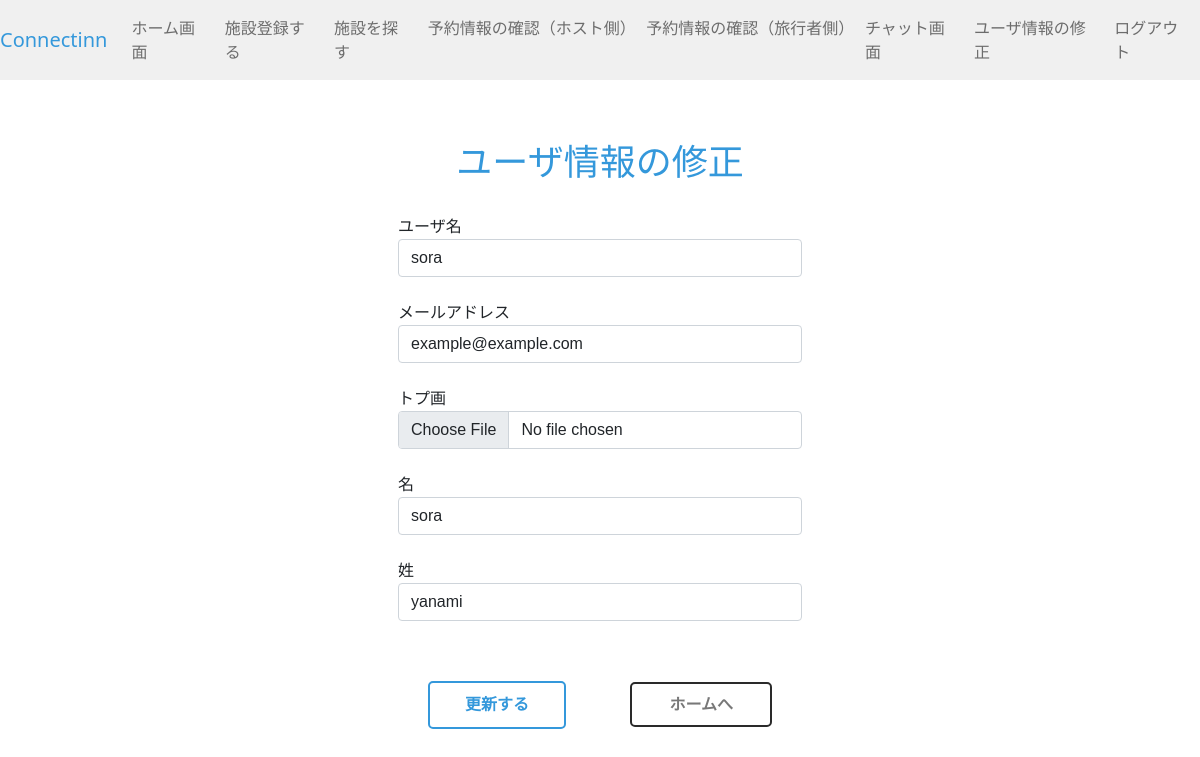
Before: /2/update/ (signed in) with the older database file.
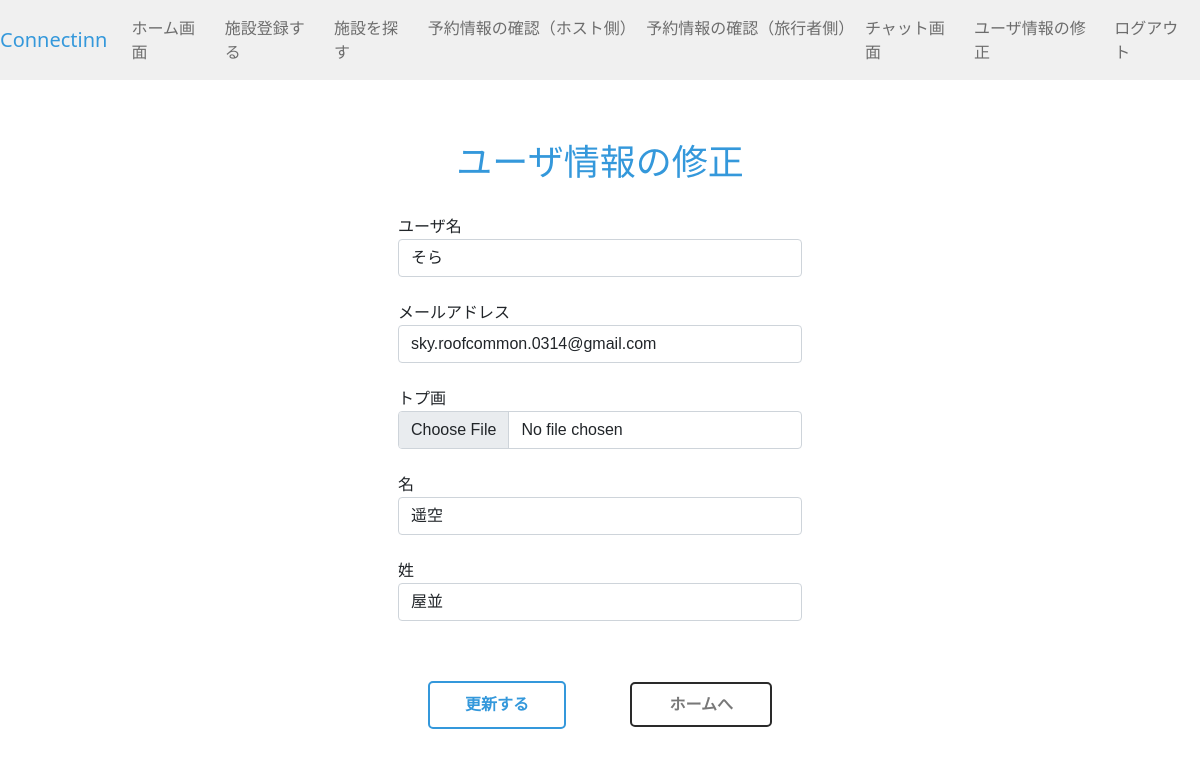
After: the same page with the newer database file.
### registration/models.py (models this page shows)
class CustomUser(AbstractUser):
    last_name = models.CharField(max_length=100, null=True, blank=False)
    first_name = models.CharField(max_length=100, null=True, blank=False)
    image = models.ImageField(upload_to='profile/', null=True)

### registration/views.py (the view, shortened to what this page needs)
# urls.py: path('<int:pk>/update/', login_required(views.UserUpdateView.as_view()), name='update'),
class UserUpdateView(UpdateView):
    model = CustomUser
    form_class = UpdateForm
    template_name_suffix = "update"
    success_url = reverse_lazy('registration:index')

### registration/forms.py
class UpdateForm(forms.ModelForm):
    class Meta:
        model = CustomUser
        fields = ['username', 'email', 'image', 'first_name', 'last_name']
        labels = {'username':"ユーザ名", 'email':"メールアドレス", 'password1':"パスワード", 'image':"トプ画", 'first_name':"名", 'last_name':"姓"}
    username = forms.CharField(label="ユーザ名", max_length=30, widget=forms.TextInput(attrs={'class': 'form-control'}))
    email = forms.EmailField(label="メールアドレス", widget=forms.EmailInput(attrs={'class': 'form-control'}))
    first_name = forms.CharField(label="名", max_length=30, widget=forms.TextInput(attrs={'class': 'form-control'}))
    last_name = forms.CharField(label="姓", max_length=30, widget=forms.TextInput(attrs={'class': 'form-control'}))
    image = forms.ImageField(label="トプ画", required=False, widget=forms.FileInput(attrs={'class': 'form-control'}))

### templates/registration/customuserupdate.html (shortened to what this page needs)
{% extends 'base.html' %}
{% block title %}
<h1 class="font-weight-bold" style="margin-top: 60px;">ユーザ情報の修正</h1>
{% endblock %}
{% block content %}
<div class="form-style">
    <br>
    <form method="POST" enctype="multipart/form-data">
        {% for field in form %}
        {{ field.label }}
        {{ field }}
        <br>
        {% endfor %}
        <div class="mt-3">
            <button type="submit" class="add-button">更新する</button>
            <a href="{% url 'registration:index' %}" class="back-a">ホームへ</a>
        </div>
    </form>
</div>
{% endblock %}

### templates/base.html (shortened to what this page needs)
<!DOCTYPE html>
<html lang="ja">
<head>
    <link href="https://cdn.jsdelivr.net/npm/bootstrap@5.0.2/dist/css/bootstrap.min.css" rel="stylesheet"
>
</head>
<body>
    <nav class="navbar navbar-expand-lg navbar-light" style="background-color: #f0f0f0;">
        <a class="navbar-brand font-weight-bold" href="{% url 'registration:index' %}"
            style="color: #3498db;">Connectinn</a>
        <div class="collapse navbar-collapse" id="navbarNav">
            <ul class="navbar-nav ml-auto">
                <li class="nav-item active">
                    <a class="nav-link" href="{% url 'registration:index' %}">ホーム画面</a>
                </li>
                <li class="nav-item active">
                    <a class="nav-link" href="{% url 'crudinn:register_inn' %}">施設登録する</a>
                </li>
                <li class="nav-item active">
                    <a class="nav-link" href="{% url 'matching:search_inn' %}">施設を探す</a>
                </li>
                <li class="nav-item active">
                    <a class="nav-link" href="{% url 'matching:applied_inn' %}">予約情報の確認（ホスト側）</a>
                </li>
                <li class="nav-item active">
                    <a class="nav-link" href="{% url 'matching:auth_apply' %}">予約情報の確認（旅行者側）</a>
                </li>
                <li class="nav-item active">
                    <a class="nav-link" href="{% url 'matching:chat_home' %}">チャット画面</a>
                </li>
                <li class="nav-item active">
                    <a class="nav-link" href="{% url 'registration:update' user.pk %}">ユーザ情報の修正</a>
                </li>
                <li class="nav-item active">
                    <a class="nav-link" href="{% url 'registration:logout' %}">ログアウト</a>
                </li>
            </ul>
        </div>
    </nav>
    <div class="container mx-auto text-center">
        {% block title %}
        {% endblock %}
        {% block content %}
        {% endblock %}
    </div>
</body>
</html>

### templates/base.html (style rules this page uses)
.form-style { font-family: Arial, sans-serif; display: flex; flex-direction: column; align-items: center; justify-content: center; margin: 0; text-align: left; }
.add-button { text-decoration: none; color: #3498db; font-weight: bold; border: 2px solid #3498db; padding: 10px 35px; border-radius: 5px; margin: 20px 30px; background-color: white; }
.back-a { text-decoration: none; color: #787878; font-weight: bold; border: 2px solid #2a2a2a; padding: 12px 37px; border-radius: 5px; margin: 20px 30px; }
h1 { font-size: 36px; color: #3498db; }

Changed rows visible on the page:
changed CustomUser: username "sora" → "そら"; email "example@example.com" → "sky.roofcommon.0314@gmail.com"; first_name "sora" → "遥空"; last_name "yanami" → "屋並"
